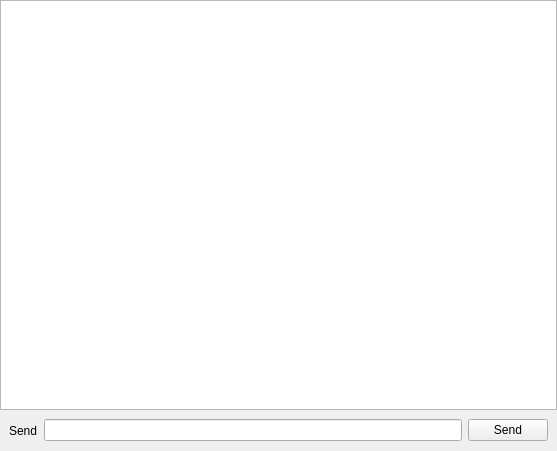
<?xml version="1.0" encoding="UTF-8"?>
<ui version="4.0">
 <class>Connection</class>
 <widget class="QWidget" name="Connection">
  <property name="geometry">
   <rect>
    <x>0</x>
    <y>0</y>
    <width>557</width>
    <height>451</height>
   </rect>
  </property>
  <property name="windowTitle">
   <string>Form</string>
  </property>
  <layout class="QVBoxLayout" name="verticalLayout" stretch="10,1">
   <property name="spacing">
    <number>0</number>
   </property>
   <property name="leftMargin">
    <number>0</number>
   </property>
   <property name="topMargin">
    <number>0</number>
   </property>
   <property name="rightMargin">
    <number>0</number>
   </property>
   <property name="bottomMargin">
    <number>0</number>
   </property>
   <item>
    <widget class="QWidget" name="widget" native="true">
     <layout class="QHBoxLayout" name="horizontalLayout" stretch="3">
      <property name="spacing">
       <number>0</number>
      </property>
      <property name="leftMargin">
       <number>0</number>
      </property>
      <property name="topMargin">
       <number>0</number>
      </property>
      <property name="rightMargin">
       <number>0</number>
      </property>
      <property name="bottomMargin">
       <number>0</number>
      </property>
      <item>
       <widget class="QWidget" name="widget_4" native="true">
        <layout class="QVBoxLayout" name="verticalLayout_2">
         <property name="spacing">
          <number>0</number>
         </property>
         <property name="leftMargin">
          <number>0</number>
         </property>
         <property name="topMargin">
          <number>0</number>
         </property>
         <property name="rightMargin">
          <number>0</number>
         </property>
         <property name="bottomMargin">
          <number>0</number>
         </property>
         <item>
          <widget class="QTextBrowser" name="textBrowser"/>
         </item>
        </layout>
       </widget>
      </item>
     </layout>
    </widget>
   </item>
   <item>
    <widget class="QWidget" name="widget_3" native="true">
     <layout class="QHBoxLayout" name="horizontalLayout_2">
      <item>
       <widget class="QLabel" name="label_4">
        <property name="text">
         <string>Send</string>
        </property>
       </widget>
      </item>
      <item>
       <widget class="QLineEdit" name="lineEdit"/>
      </item>
      <item>
       <widget class="QPushButton" name="pushButton">
        <property name="text">
         <string>Send</string>
        </property>
       </widget>
      </item>
     </layout>
    </widget>
   </item>
  </layout>
 </widget>
 <resources/>
 <connections/>
</ui>
